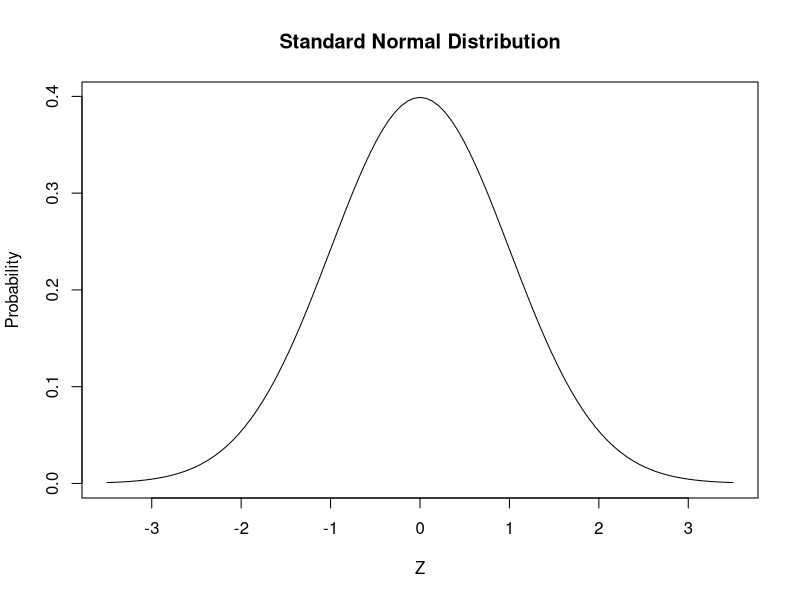
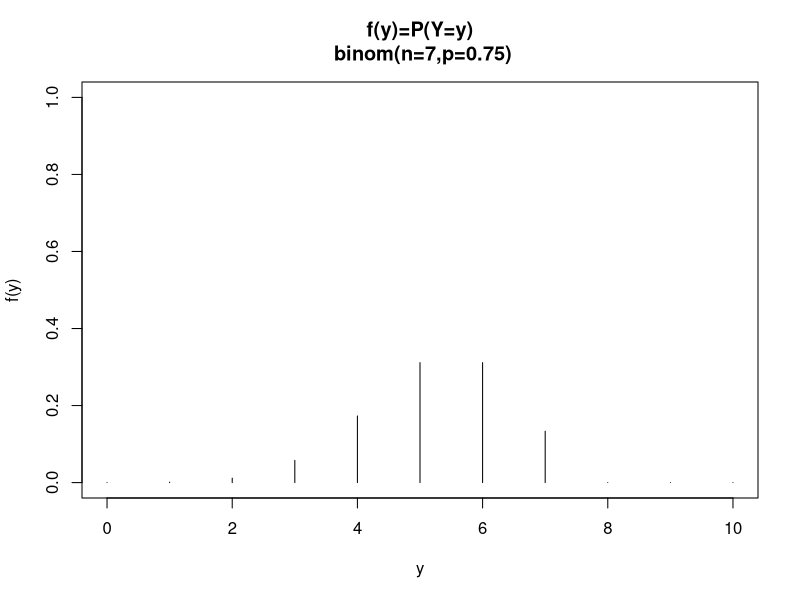

Here is the R script that generated these plots, in order:
## ---- chunk 1
knitr::opts_chunk$set(echo = TRUE, warning = F, message = F)
options(knitr.kable.NaN = '')
## ---- chunk 2

set.seed(24601)
(myvec<- round(rnorm(n=30), digits=1))
#(a)
sum(myvec)
#(b)
prod(myvec)
#(c) 
myvec^2
#(d) 
exp(-myvec)
#(e) 
log(myvec)
# Problem is can't compute the natural log of a negative element
#(f) 
log10(myvec)
#(g) Compute the average, variance, standard deviation, median and the three quartiles of the of the elements in the vector. (2 points)
mean(myvec)
var(myvec)
sd(myvec)
median(myvec)
quantile(myvec, probs=c(.25,.50,.75))
## ---- chunk 3
curve(expr = dnorm, from = -3.5, to = 3.5, ylab = "Probability", xlab = "Z", main = "Standard Normal Distribution")
## ---- chunk 4
theta = 2.576
pnorm(theta)
## ---- chunk 5
qnorm(0.995)
## ---- chunk 6
plot(0:10, binprobs<- dbinom(0:10,size=7,p=0.75),
ylab="f(y)", xlab="y", type="h",
pch=20, main="f(y)=P(Y=y)\n binom(n=7,p=0.75)", ylim=c(0,1))
## ---- chunk 7
pbinom(q = 2 ,size = 7, prob = 0.75, lower.tail = F) + dbinom(2,size = 7, prob = 0.75)

## ---- chunk 8
pbinom(q =1.5 ,size = 7, prob = 0.75, lower.tail = F) + dbinom(1.5,size = 7, prob = 0.75)
## ---- chunk 9
set.seed(5551212)
(A<- matrix(round(rnorm(n=8,sd=3)),nrow=2,ncol=4, byrow=TRUE))
(B<- matrix(round(rnorm(n=4,sd=3)),nrow=1,ncol=4))
(C<- matrix(round(rnorm(n=8,sd=3)),nrow=2,ncol=4, byrow=TRUE))
#a)
A[2,2]
#b)
matrix(A[,2])
#c)
(D <- A +C); dim(D)
#d)
(E <- A - C); dim(E)
#e)
(F<-A%*%t(B)); dim(F)
#f)
(G<-A%*%t(C)); dim(G)
#g)
(H <- t(C)%*%A); dim(H)
## ---- chunk 10
set.seed(sum(c(90620,5150)))
X<- matrix(c(rep(1,6),round(runif(n=6,min=0,max=10))), ncol=2)
Y <- 4.5 + 1.5*X[,2,drop=FALSE] + round(rnorm(6),2)
ord<- order(Y)
(X<- X[ord,])
(Y<- Y[ord,,drop=FALSE])
#a)
(A<-t(X)%*%Y)
#b)
(B <- t(X)%*%X)
#c)
(Binv <- solve(B))
#d)
round(Binv%*%B,2)
#e)
Binv%*%A
#f)
#Answer to problem D is symmetric because it is the identity matrix.

# g)
model = lm(Y ~ X[,2])
summary(model)
print("The intercept (B0) = 3.057 and the slope (B1) = 1.763")

# h)
# Var(B) = (XtX)−1XtVar(y)X(XtX)−1
varY = 0.3992
varB = Binv%*%t(X)%*%X%*%Binv*varY
sqrt(diag(varB))
summary(model)$coefficients
print("The parameter variances computed by hand are also identical to the parameter standard errors from the linear model (created with lm()).")

